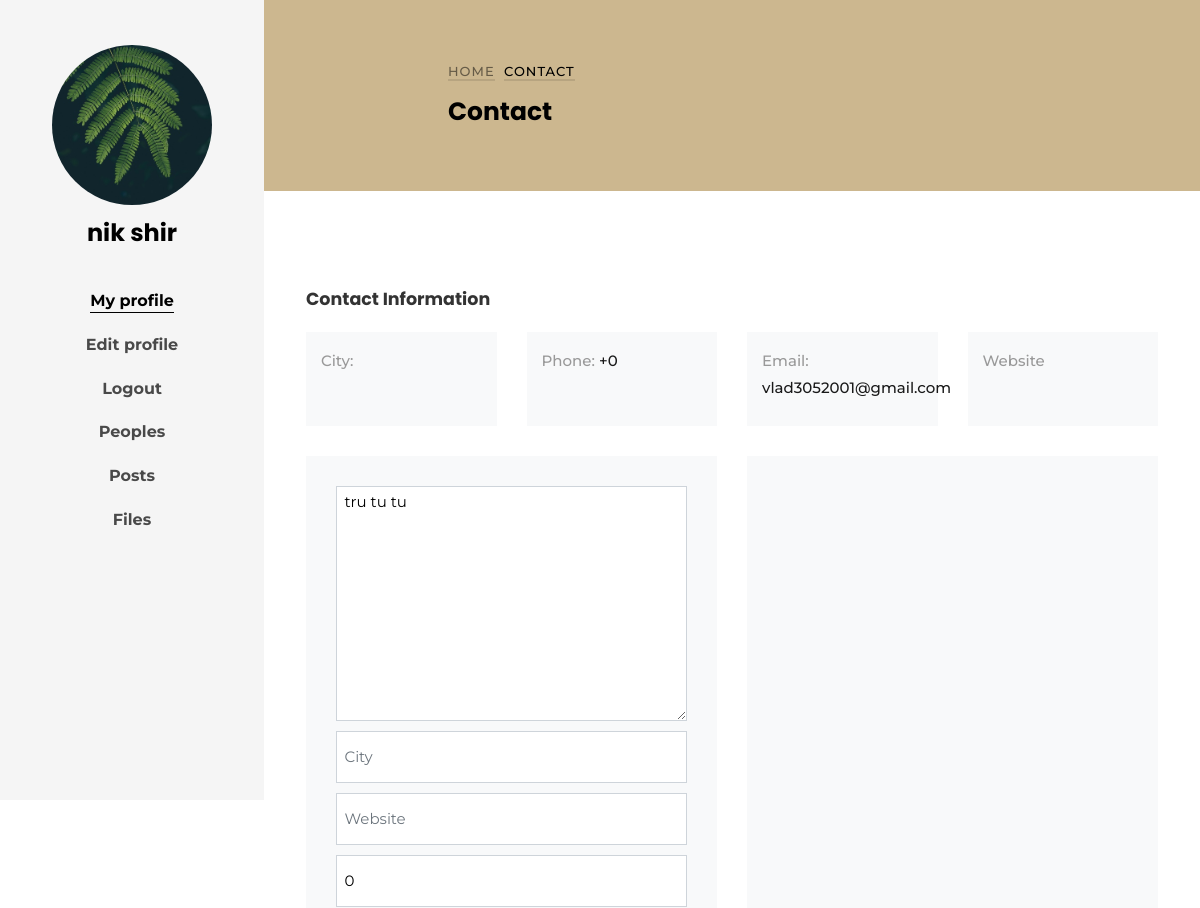
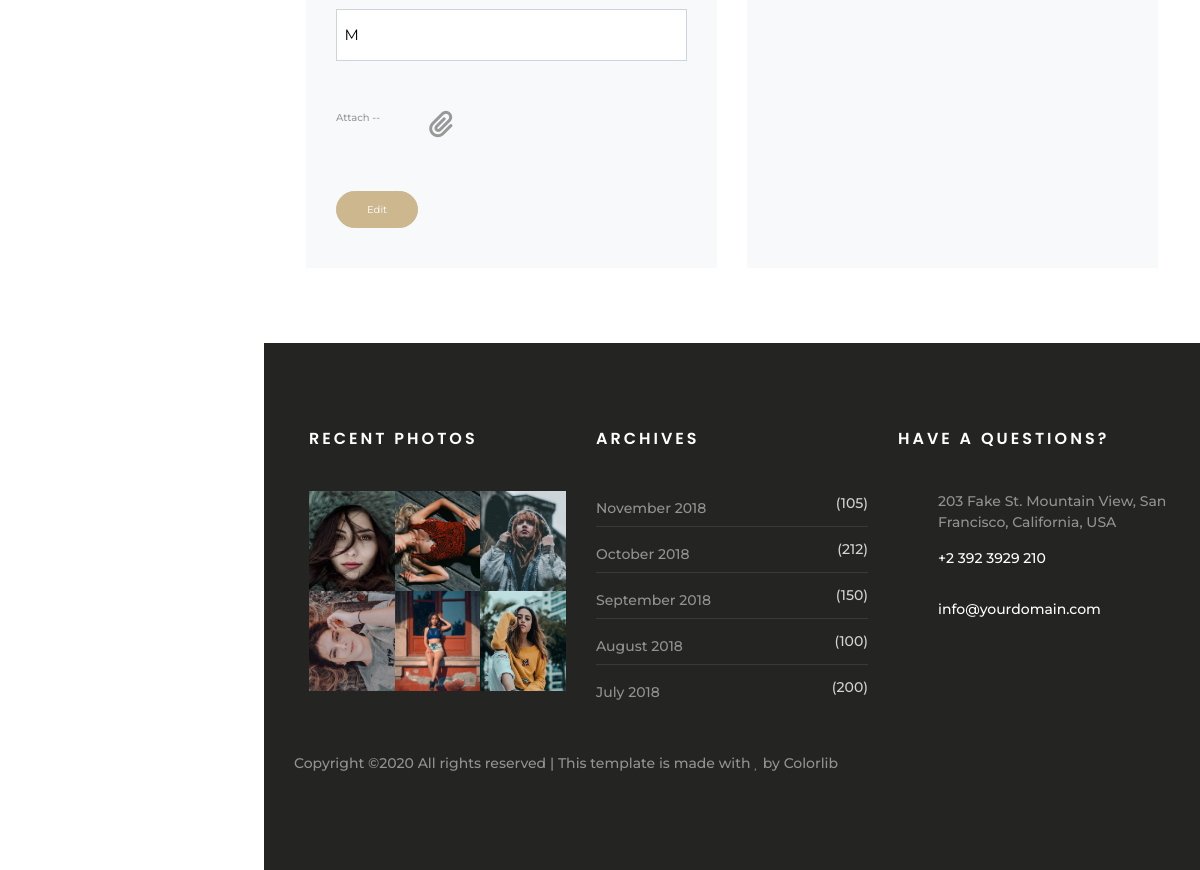
The app's page /profile/edit/8/ with its own data (2 pictures, top to bottom).
### landing/models.py (models this page shows, shortened)
class UserProfile(models.Model):
	user = models.OneToOneField(User, on_delete=models.CASCADE, primary_key=True)
	description = models.TextField(max_length=300, default='', blank=True)
	city = models.CharField(max_length=100, default='', blank=True)
	website = models.URLField(default='',blank=True)
	phone = models.IntegerField(default=0,blank=True)
	sex = models.CharField(max_length=1, default='M')
	posts = models.ForeignKey(Post, blank=True, null= True, default=None, on_delete=models.CASCADE)
	image = models.ImageField(upload_to='profile_image/', null=True, blank=True)

### my_profile/views.py (the view, shortened to what this page needs)
# urls.py: re_path(r'^profile/edit/(?P<pk>\d+)/$', EditProfileInformation.as_view(),
class EditProfileInformation(View):
    def get(self, request, pk):
        user = User.objects.get(pk=pk)
        profile = UserProfile.objects.get(pk=pk)
        edit_form = EditProfileInformationForm(instance=profile)
        context = {'form': edit_form, 'profile': profile, "user": user}
        return render(request, 'my_profile/edit.html', context)

### landing/forms.py (shortened to what this page needs)
class EditProfileInformationForm(forms.ModelForm):
    class Meta:
        model = UserProfile
        fields = ['description', 'city', 'website', 'phone', 'sex', 'image',]
        widgets = {
            'description': forms.Textarea(attrs={'class': 'form-control', 'placeholder': "Write about yourself ..."}),
            'city': forms.TextInput(attrs={'class': 'form-control', 'placeholder': "City"}),
            'website': forms.TextInput(attrs={'class': 'form-control', 'placeholder': "Website"}),
            'phone': forms.NumberInput(attrs={'class': 'form-control', 'placeholder': "Phone"}),
            'sex': forms.TextInput(attrs={'class': 'form-control', 'placeholder': "Sex"}),
            'image': forms.FileInput(attrs={'class': 'form-control', 'placeholder': "upload image"}),
        }

### templates/my_profile/edit.html (shortened to what this page needs)
{% extends 'main.html' %}
{% load static %}
{% block content %}
    <aside id="colorlib-aside" role="complementary" class="js-fullheight text-center">
        {% if user.userprofile.image %}
			<h1 id="colorlib-logo"><a href="index.html"><span class="img" style="background-image: url({{ user.userprofile.image.url }});"></span>{{ user.first_name }} {{ user.last_name }}</a></h1>
        {% else %}
            <h1 id="colorlib-logo"><a href="index.html"><span class="img" style="background-image: url({% static 'media/profile_image/anon-user.jpg' %});"></span>{{ user.first_name }} {{ user.last_name }}</a></h1>
        {% endif %}
			<nav id="colorlib-main-menu" role="navigation">
				<ul>
					<li class="colorlib-active"><a href="{% url 'profile' %}">My profile</a></li>
					<li><a href="{% url 'edit_profile_url' pk=user.id %}">Edit profile</a></li>
					<li><a href="{% url 'accounts:logout' %}">Logout</a></li>
					<li><a href="{% url 'peoples' %}">Peoples</a></li>
					<li><a href="{% url 'posts_list_url' %}">Posts</a></li>
                    <li><a href="{% url 'user-files' %}">Files</a></li>
				</ul>
			</nav>
    </aside>
	<div id="colorlib-page">
		<div id="colorlib-main">
			<section class="ftco-section ftco-bread">
				<div class="container">
					<div class="row no-gutters slider-text justify-content-center align-items-center">
	          <div class="col-md-8 ftco-animate">
	            <p class="breadcrumbs"><span class="mr-2"><a href="index.html">Home</a></span> <span>Contact</span></p>
	            <h1 class="bread">Contact</h1>
	          </div>
	        </div>
				</div>
			</section>
			<section class="ftco-section contact-section">
	      <div class="container">
	        <div class="row d-flex mb-5 contact-info">
	          <div class="col-md-12 mb-4">
	            <h2 class="h3 font-weight-bold">Contact Information</h2>
	          </div>
	          <div class="col-md-3 d-flex">
	          	<div class="info bg-light p-4">
                    <p><span>City:</span><a> {{ profile.city }}</a></p>
		          </div>
	          </div>
	          <div class="col-md-3 d-flex">
	          	<div class="info bg-light p-4">
		            <p><span>Phone:</span> <a href="tel://1234567920">+{{profile.phone}}</a></p>
		          </div>
	          </div>
	          <div class="col-md-3 d-flex">
	          	<div class="info bg-light p-4">
		            <p><span>Email:</span> <a href="mailto:info@yoursite.com"> {{profile.user.email}}</a></p>
		          </div>
	          </div>
	          <div class="col-md-3 d-flex">
	          	<div class="info bg-light p-4">
		            <p><span>Website</span> <a href="#"> {{ profile.website }}</a></p>
		          </div>
	          </div>
	        </div>
	        <div class="row block-9">
	          <div class="col-md-6 d-flex">
	            <form method="post"  action="{% url 'edit_profile_url'  pk=user.pk %}" class="bg-light p-5 contact-form" enctype="multipart/form-data">
                    <div class="form-group">
	                {{ form.description }}
	              </div>
	              <div class="form-group">
                    {{ form.city }}
	              </div>
	              <div class="form-group">
	                {{ form.website }}
	              </div>
	              <div class="form-group">
	                {{ form.phone }}
	              </div>
	              <div class="form-group">
	                {{ form.sex }}
	              </div>
                {% if user.userprofile.image %}
                    <div class="form-group">
                        <span id="img-icons" class="fa fa-paperclip"></span>
	              </div>
                    <div id="upload-img" class="form-group">
                        <h6><span>Attach  --</span></h6>
                    </div>
                {% endif %}
                    <div class="form-group">
	                <input id="edit" type="submit" value="Edit" class="btn btn-primary py-3 px-5">
	              </div>
	            </form>
	          </div>
	          <div class="col-md-6 d-flex">
	          	<div id="map" class="bg-light"></div>
	          </div>
	        </div>
	      </div>
	    </section>
	    <footer class="ftco-footer ftco-bg-dark ftco-section">
	      <div class="container px-md-5">
	        <div class="row mb-5">
	          <div class="col-md">
	            <div class="ftco-footer-widget mb-4 ml-md-4">
	              <h2 class="ftco-heading-2">Recent Photos</h2>
	              <ul class="list-unstyled photo">
	                <li><a href="#" class="img" style="background-image: url(images/image_1.jpg);"></a></li>
	                <li><a href="#" class="img" style="background-image: url(images/image_2.jpg);"></a></li>
	                <li><a href="#" class="img" style="background-image: url(images/image_3.jpg);"></a></li>
	                <li><a href="#" class="img" style="background-image: url(images/image_4.jpg);"></a></li>
	                <li><a href="#" class="img" style="background-image: url(images/image_5.jpg);"></a></li>
	                <li><a href="#" class="img" style="background-image: url(images/image_6.jpg);"></a></li>
	              </ul>
	            </div>
	          </div>
	          <div class="col-md">
	             <div class="ftco-footer-widget mb-4">
	              <h2 class="ftco-heading-2">Archives</h2>
	              <ul class="list-unstyled categories">
	              	<li><a href="#">November 2018 <span>(105)</span></a></li>
	              	<li><a href="#">October 2018 <span>(212)</span></a></li>
	                <li><a href="#">September 2018 <span>(150)</span></a></li>
	                <li><a href="#">August 2018 <span>(100)</span></a></li>
	                <li><a href="#">July 2018 <span>(200)</span></a></li>
	              </ul>
	            </div>
	          </div>
	          <div class="col-md">
	            <div class="ftco-footer-widget mb-4">
	            	<h2 class="ftco-heading-2">Have a Questions?</h2>
	            	<div class="block-23 mb-3">
		              <ul>
		                <li><span class="icon icon-map-marker"></span><span class="text">203 Fake St. Mountain View, San Francisco, California, USA</span></li>
		                <li><a href="#"><span class="icon icon-phone"></span><span class="text">+2 392 3929 210</span></a></li>
		                <li><a href="#"><span class="icon icon-envelope"></span><span class="text">info@yourdomain.com</span></a></li>
		              </ul>
		            </div>
	            </div>
	          </div>
	        </div>
	        <div class="row">
	          <div class="col-md-12">
	            <p>
	  Copyright &copy;<script>document.write(new Date().getFullYear());</script> All rights reserved | This template is made with <i class="icon-heart" aria-hidden="true"></i> by <a href="https://colorlib.com" target="_blank">Colorlib</a>
	  </p>
	          </div>
	        </div>
	      </div>
	    </footer>
		</div>
	</div>
{% endblock %}

### static/css/home/icomoon.css (style rules this page uses)
[class^="icon-"], [class*=" icon-"] { font-family: 'icomoon' !important; speak: none; font-style: normal; font-weight: normal; font-variant: normal; text-transform: none; line-height: 1; -webkit-font-smoothing: antialiased; -moz-osx-font-smoothing: grayscale; }
.icon-heart:before { content: "\f004"; }
.icon-map-marker:before { content: "\f041"; }
.icon-phone:before { content: "\f095"; }
.icon-envelope:before { content: "\f0e0"; }

### records on screen
UserProfile: phone "0", user.email "vlad3052001@gmail.com", description "tru tu tu", sex "M"

### other values on screen
{{ user.first_name }} "nik"
{{ user.last_name }} "shir"
